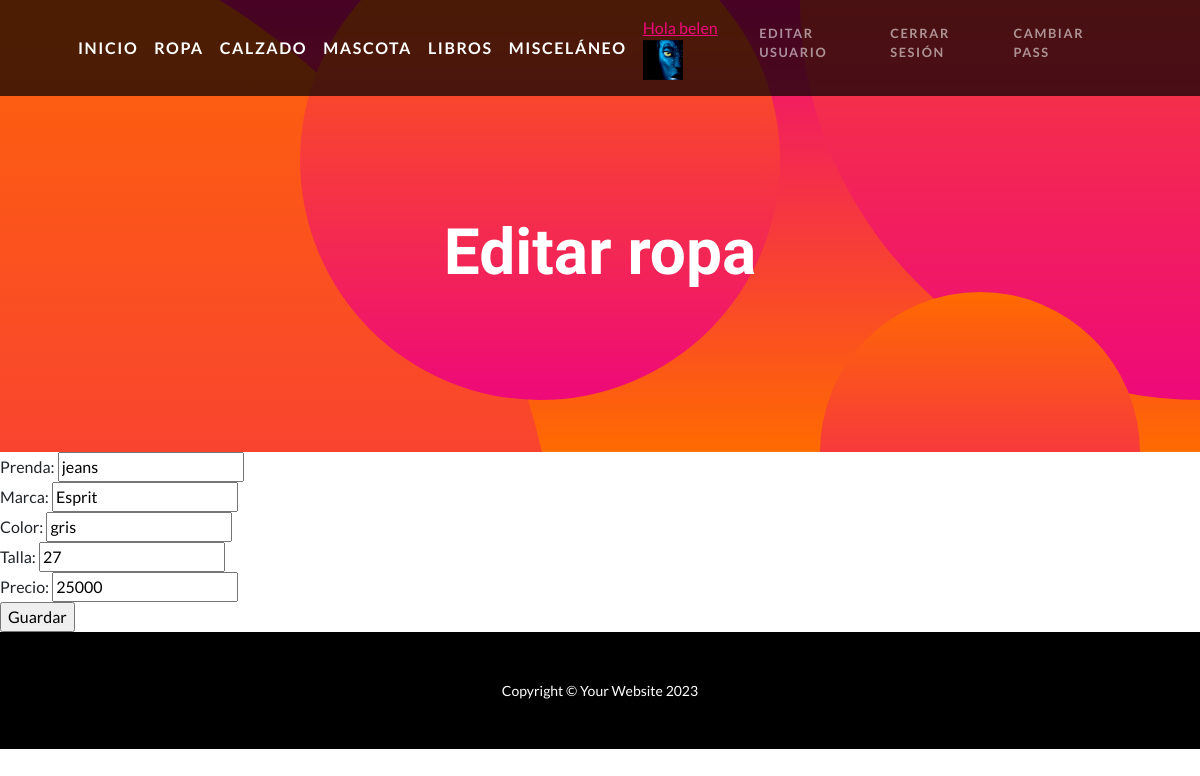
/ReignsApp/editar_ropa/1 (signed in), run on the app's committed database.
### ReignsApp/models.py (models this page shows, shortened)
class Avatar(models.Model):
    usuario = models.ForeignKey(User, on_delete=models.CASCADE)
    imagen = models.ImageField(upload_to="avatares", null=True, blank=True)

class Ropa(models.Model):
    prenda = models.CharField(max_length=30)
    marca = models.CharField(max_length=30)
    color = models.CharField(max_length=30)
    talla = models.CharField(max_length=30)
    precio = models.IntegerField()

### ReignsApp/views.py (the view)
# urls.py: path("editar_ropa/<int:pk>", EditarRopa.as_view(), name="RopaEditar"),
class EditarRopa(LoginRequiredMixin, UpdateView):
    model = Ropa
    template_name = "ReignsApp/Ropa/editar_ropa.html"
    fields = ["prenda","marca","color","talla","precio"]
    success_url = "/ReignsApp/lista_ropa/"

### ReignsApp/Templates/ReignsApp/Ropa/editar_ropa.html
{% extends "ReignsApp/padre.html" %}
{% load static %}
{% block titulo %}
<h2 class="masthead-subheading mb-0">Editar ropa</h2>
{% endblock %}
{% block contenido %}
<form action="" method="post"> {% csrf_token %}
    {{ form }}
<input type="submit" value="Guardar">
</form>
{% endblock %}

### ReignsApp/Templates/ReignsApp/padre.html (shortened to what this page needs)
<!DOCTYPE html>
<html lang="en">
    <head>
        {% load static %}
        <link href="{% static 'ReignsApp/css/styles.css' %}" rel="stylesheet" />
    </head>
    <body id="page-top">
        <nav class="navbar navbar-expand-lg navbar-dark navbar-custom fixed-top">
            <div class="container px-5">
                <a class="navbar-brand" href="{% url 'Home' %}">Inicio</a>
                <a class="navbar-brand" href="{% url 'RopaLeer' %}">Ropa</a>
                <a class="navbar-brand" href="{% url 'CalzadosLeer' %}">Calzado</a>
                <a class="navbar-brand" href="{% url 'MascotaLeer' %}">Mascota</a>
                <a class="navbar-brand" href="{% url 'LibroLeer' %}">Libros</a>
                <a class="navbar-brand" href="{% url 'MiscelaneoLeer' %}">Misceláneo</a>
                <div class="collapse navbar-collapse" id="navbarResponsive">
                    <ul class="navbar-nav ms-auto">
                        {% if user.is_authenticated %}
                        <li class="nav-item"><a href="{% url 'Nuevo Avatar' %}">Hola {{user.first_name}} </a>
                        <img src="{{user.avatar_set.first.imagen.url}}" width="40px" height="40px" alt"Error al cargar">
                        <li class="nav-item"><a class="nav-link" href="{% url 'Editar Usuario' %}">Editar Usuario </a>
                        <li class="nav-item"><a class="nav-link" href="{% url 'Cerrar Sesión' %}">Cerrar Sesión</a></li>
                        <li class="nav-item"><a class="nav-link" href="{% url 'Cambiar Contra' %}">Cambiar Pass</a></li>
                        {% else %}
                        <li class="nav-item"><a class="nav-link" href="{% url 'Registrarse' %}">Registrarse</a></li>
                        <li class="nav-item"><a class="nav-link" href="{% url 'Iniciar Sesión' %}">Iniciar Sesión</a></li>
                        {% endif %}
                    </ul>
                </div>
            </div>
        </nav>
        <header class="masthead text-center text-white">
            <div class="masthead-content">
                <div class="container px-5">
                    {% block titulo %}
                    {% endblock %}
                </div>
            </div>
            <div class="bg-circle-1 bg-circle"></div>
            <div class="bg-circle-2 bg-circle"></div>
            <div class="bg-circle-3 bg-circle"></div>
            <div class="bg-circle-4 bg-circle"></div>
        </header>
        {% block contenido %}{% endblock %}
        <footer class="py-5 bg-black">
            <div class="container px-5"><p class="m-0 text-center text-white small">Copyright &copy; Your Website 2023</p></div>
        </footer>
    </body>
</html>

### data on the page
Ropa: prenda "jeans", marca "Esprit", color "gris", talla "27", precio "25000"

### other printed values
{{ user.first_name }} "belen"
